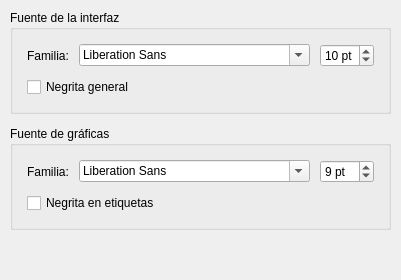
            <widget class="QWidget" name="tabFuentes">
             <attribute name="title">
              <string>Tipografía</string>
             </attribute>
             <layout class="QVBoxLayout" name="tabFuentesLayout">
              <property name="spacing">
               <number>12</number>
              </property>
              <property name="leftMargin">
               <number>10</number>
              </property>
              <property name="topMargin">
               <number>10</number>
              </property>
              <property name="rightMargin">
               <number>10</number>
              </property>
              <property name="bottomMargin">
               <number>10</number>
              </property>
              <item>
               <widget class="QGroupBox" name="groupFuenteUI">
                <property name="title">
                 <string>Fuente de la interfaz</string>
                </property>
                <layout class="QVBoxLayout" name="groupFuenteUILayout">
                 <property name="spacing">
                  <number>10</number>
                 </property>
                 <property name="leftMargin">
                  <number>14</number>
                 </property>
                 <property name="topMargin">
                  <number>14</number>
                 </property>
                 <property name="rightMargin">
                  <number>14</number>
                 </property>
                 <property name="bottomMargin">
                  <number>14</number>
                 </property>
                 <item>
                  <layout class="QHBoxLayout" name="layoutFontUI">
                   <property name="spacing">
                    <number>10</number>
                   </property>
                   <property name="leftMargin">
                    <number>0</number>
                   </property>
                   <property name="topMargin">
                    <number>0</number>
                   </property>
                   <property name="rightMargin">
                    <number>0</number>
                   </property>
                   <property name="bottomMargin">
                    <number>0</number>
                   </property>
                   <item>
                    <widget class="QLabel" name="lblFontUI">
                     <property name="text">
                      <string>Familia:</string>
                     </property>
                     <property name="wordWrap">
                      <bool>true</bool>
                     </property>
                    </widget>
                   </item>
                   <item>
                    <widget class="QFontComboBox" name="fontInterfaz"/>
                   </item>
                   <item>
                    <widget class="QSpinBox" name="spinTamanoUI">
                     <property name="suffix">
                      <string> pt</string>
                     </property>
                     <property name="minimum">
                      <number>7</number>
                     </property>
                     <property name="maximum">
                      <number>28</number>
                     </property>
                     <property name="singleStep">
                      <number>1</number>
                     </property>
                     <property name="value">
                      <number>10</number>
                     </property>
                    </widget>
                   </item>
                  </layout>
                 </item>
                 <item>
                  <widget class="QCheckBox" name="chkFuenteUIBold">
                   <property name="enabled">
                    <bool>true</bool>
                   </property>
                   <property name="text">
                    <string>Negrita general</string>
                   </property>
                   <property name="checked">
                    <bool>false</bool>
                   </property>
                  </widget>
                 </item>
                </layout>
               </widget>
              </item>
              <item>
               <widget class="QGroupBox" name="groupFuenteGrafica">
                <property name="title">
                 <string>Fuente de gráficas</string>
                </property>
                <layout class="QVBoxLayout" name="groupFuenteGraficaLayout">
                 <property name="spacing">
                  <number>10</number>
                 </property>
                 <property name="leftMargin">
                  <number>14</number>
                 </property>
                 <property name="topMargin">
                  <number>14</number>
                 </property>
                 <property name="rightMargin">
                  <number>14</number>
                 </property>
                 <property name="bottomMargin">
                  <number>14</number>
                 </property>
                 <item>
                  <layout class="QHBoxLayout" name="layoutFontPlot">
                   <property name="spacing">
                    <number>10</number>
                   </property>
                   <property name="leftMargin">
                    <number>0</number>
                   </property>
                   <property name="topMargin">
                    <number>0</number>
                   </property>
                   <property name="rightMargin">
                    <number>0</number>
                   </property>
                   <property name="bottomMargin">
                    <number>0</number>
                   </property>
                   <item>
                    <widget class="QLabel" name="lblFontPlot">
                     <property name="text">
                      <string>Familia:</string>
                     </property>
                     <property name="wordWrap">
                      <bool>true</bool>
                     </property>
                    </widget>
                   </item>
                   <item>
                    <widget class="QFontComboBox" name="fontGraficas"/>
                   </item>
                   <item>
                    <widget class="QSpinBox" name="spinTamanoGrafica">
                     <property name="suffix">
                      <string> pt</string>
                     </property>
                     <property name="minimum">
                      <number>6</number>
                     </property>
                     <property name="maximum">
                      <number>32</number>
                     </property>
                     <property name="singleStep">
                      <number>1</number>
                     </property>
                     <property name="value">
                      <number>9</number>
                     </property>
                    </widget>
                   </item>
                  </layout>
                 </item>
                 <item>
                  <widget class="QCheckBox" name="chkFuenteGraficaBold">
                   <property name="enabled">
                    <bool>true</bool>
                   </property>
                   <property name="text">
                    <string>Negrita en etiquetas</string>
                   </property>
                   <property name="checked">
                    <bool>false</bool>
                   </property>
                  </widget>
                 </item>
                </layout>
               </widget>
              </item>
              <item>
               <spacer name="fuentesEnd">
                <property name="orientation">
                 <enum>Qt::Orientation::Vertical</enum>
                </property>
                <property name="sizeHint" stdset="0">
                 <size>
                  <width>20</width>
                  <height>40</height>
                 </size>
                </property>
               </spacer>
              </item>
             </layout>
            </widget>
